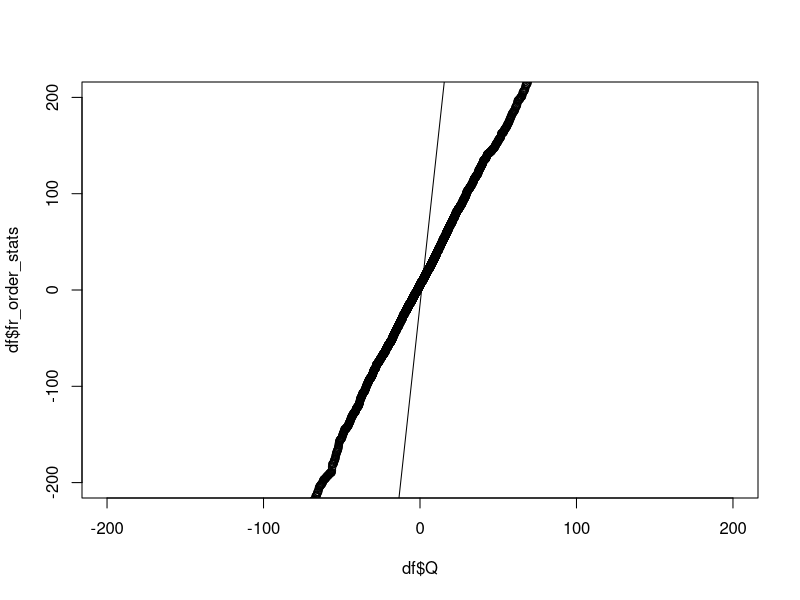
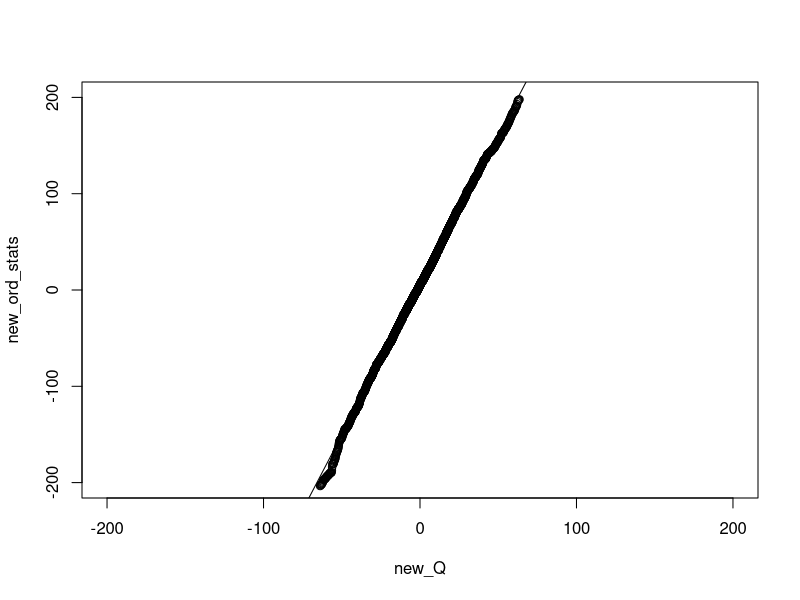

Write the R code that produced these figures, in order.
# Import libraries
library(MASS)

#Define functions
partial_order <- function(indx, ord_stats){
  indx_full_part = floor(indx)  #get the full part
  indx_partial = indx-indx_full_part #get the fractional part
  full_part = ord_stats[indx_full_part]
  partial_part = indx_partial*(ord_stats[indx_full_part+1]-ord_stats[indx_full_part])
  full_part+partial_part
}

#Instantiate variables
n <- 50000
loc <- 5
scal <- 3

#Generate sample data
X <- rcauchy(n = n, location=loc, scale = scal)
order_stats <- unique(sort(X))

#Generate the index (i) and the partial order stats index (ui)
i <- seq(1,n)
ui <- (i-0.5)/n

#Add the fractional order stats (sample QF values) to the df
fr_order_stats <- quantile(X, ui)
df <- data.frame(i, ui, fr_order_stats)

#Add the Q(ui) values for a standard cauchy to the df
df$Q <- qcauchy(df$ui)

# plot the (Q(ui), Y(i) values) with a line
plot(df$Q,
     df$fr_order_stats,
     xlim = c(-200, 200),
     ylim = c(-200, 200) )
lm(df$fr_order_stats ~ df$Q)
abline(lm(df$fr_order_stats ~ df$Q))

# Get the 5% trimmed Q and Y(i) data, and re-plot with a new linear model
new_Q <- df$Q[floor(length(df$Q)*0.005): 
                floor(length(df$Q)*0.995)]
new_ord_stats <- df$fr_order_stats[floor(length(df$fr_order_stats)*0.005): 
                                     floor(length(df$fr_order_stats)*0.995)]
plot(new_Q,
     new_ord_stats,
     xlim = c(-200, 200),
     ylim = c(-200, 200) )
lm(new_ord_stats ~ new_Q)
abline(lm(new_ord_stats ~ new_Q))
